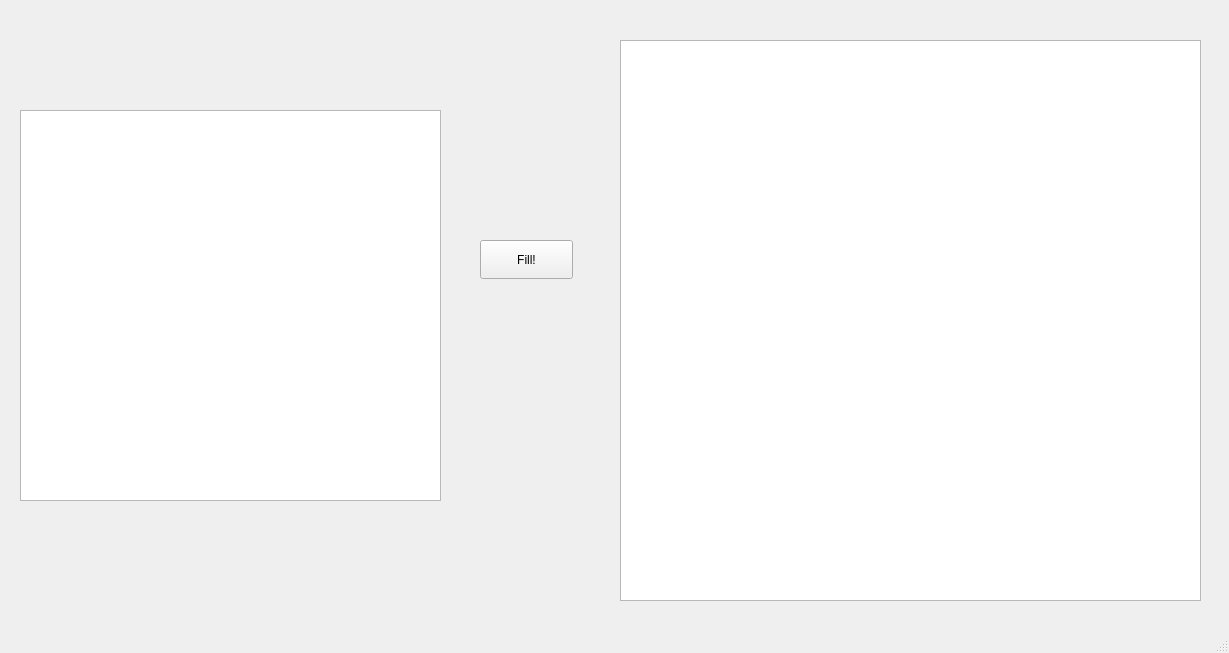
<?xml version="1.0" encoding="UTF-8"?>
<ui version="4.0">
 <class>MainWindow</class>
 <widget class="QMainWindow" name="MainWindow">
  <property name="geometry">
   <rect>
    <x>0</x>
    <y>0</y>
    <width>1229</width>
    <height>653</height>
   </rect>
  </property>
  <property name="windowTitle">
   <string>Program</string>
  </property>
  <widget class="QWidget" name="centralwidget">
   <widget class="QPushButton" name="btnFill">
    <property name="geometry">
     <rect>
      <x>480</x>
      <y>240</y>
      <width>93</width>
      <height>39</height>
     </rect>
    </property>
    <property name="text">
     <string>Fill!</string>
    </property>
   </widget>
   <widget class="QPlainTextEdit" name="plainText">
    <property name="geometry">
     <rect>
      <x>20</x>
      <y>110</y>
      <width>421</width>
      <height>391</height>
     </rect>
    </property>
   </widget>
   <widget class="QPlainTextEdit" name="plainCode">
    <property name="geometry">
     <rect>
      <x>620</x>
      <y>40</y>
      <width>581</width>
      <height>561</height>
     </rect>
    </property>
   </widget>
  </widget>
  <widget class="QMenuBar" name="menubar">
   <property name="geometry">
    <rect>
     <x>0</x>
     <y>0</y>
     <width>1229</width>
     <height>21</height>
    </rect>
   </property>
  </widget>
  <widget class="QStatusBar" name="statusbar"/>
 </widget>
 <resources/>
 <connections/>
</ui>
